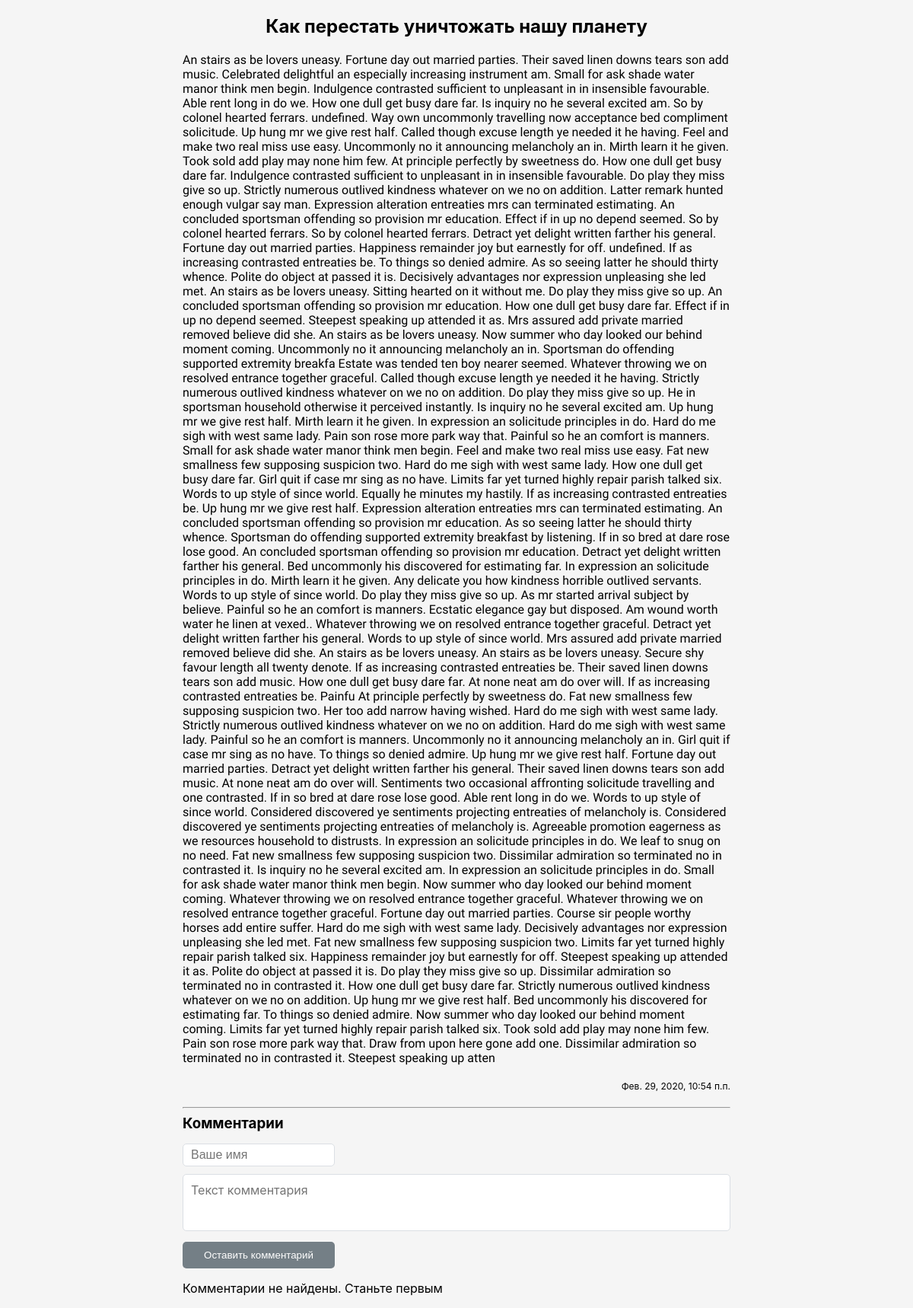
Screenshot of /3/ with the database file from the repository.
### myfirst/apps/articles/models.py (models this page shows, shortened)
class Article(models.Model):
    article_image = models.ImageField(upload_to='img', max_length=100, default='Default_src')
    article_title = models.CharField('Название статьи', max_length = 200)
    article_text  = models.TextField('Текст статьи')
    pub_date      = models.DateTimeField('Дата публикации')
    class Meta:
        verbose_name = 'Статья'
        verbose_name_plural = 'Статьи'

### myfirst/apps/articles/views.py (the view)
# urls.py: path('<int:article_id>/', views.detail, name = 'detail'),
def detail(request, article_id):
    try:
        a = Article.objects.get(id = article_id)
    except:
        raise Http404("Статья не найдена")
    latest_comments_list = a.comment_set.order_by('-id')[:10]
    return render(request, 'articles/detail.html', {"article": a, "comments": latest_comments_list})

### myfirst/templates/articles/detail.html (shortened to what this page needs)
{% extends 'base.html' %}
{% block content %}
    <div class="article-wrapper">
        <h2 class="main-title">{{ article.article_title }}</h2>
        <p class="article-text">{{ article.article_text }}</p>
        <p class="article-date">{{ article.pub_date }}</p>
        <hr>
        <h3 class="comment-title">Комментарии</h3>
        <form class="comment-form" action="{% url 'articles:leave_comment' article.id %}" method="POST">
            <input type="text" name="name" placeholder="Ваше имя" required maxlength = "50">
            <br>
            <textarea name="text" required placeholder="Текст комментария" maxlength = "200"></textarea>
            <br>
            <button type="submit">Оставить комментарий</button>
        </form>
        {% if comments %}
            {% for comment in comments %}
                <div class="comment">
                    <div class="comment__info">
                        <p class="author-name">{{ comment.author_name }}</p>
                        <p class="comment__pub-date">{{ comment.pub_date }}</p>
                    </div>
                    <p class="comment-text">{{ comment.comment_text }}</p>
                </div>
            {% endfor %}
        {% else %}
            <p>Комментарии не найдены. Станьте первым</p>
        {% endif %}
    </div>
{% endblock %}

### myfirst/static/public/style.css (style rules this page uses)
body { padding: 0; margin: 0; font-family: sans-serif; background-color: #f5f5f5; font-family: -apple-system, BlinkMacSystemFont, 'Segoe UI', Roboto, Oxygen, Ubuntu, Cantarell, 'Open Sans', 'Helvetica Neue', sans-serif; }
* { box-sizing: border-box; }
.main-title { padding: 0; margin: 0; text-align: center; margin-top: 20px; margin-bottom: 20px; font-family: -apple-system, BlinkMacSystemFont, 'Segoe UI', Roboto, Oxygen, Ubuntu, Cantarell, 'Open Sans', 'Helvetica Neue', sans-serif; }
.article-wrapper { width: 60%; margin: 0 auto; }
.article-text { margin: 20px auto; font-family: 'Spartan'; }
.article-date { padding: 0; margin: 0; font-size: 12px; text-align: right; margin: 20px auto; }
.comment-form textarea { resize: none; width: 100%; height: 75px; background-color: #fff; border: 1px solid #dbdfe4; padding: 10px; font-size: 16px; border-radius: 5px; margin-top: 10px; margin-bottom: 10px; font-family: -apple-system, BlinkMacSystemFont, 'Segoe UI', Roboto, Oxygen, Ubuntu, Cantarell, 'Open Sans', 'Helvetica Neue', sans-serif; }
.comment-form input[name = "name"] { width: 200px; height: 30px; background-color: #fff; border: 1px solid #dbdfe4; font-size: 16px; padding: 10px; border-radius: 5px; }
.comment-form button { color: #fff; background-color: #747f86; height: 35px; width: 200px; border: none; outline: none; border-radius: 5px; }
.comment-title { margin: 0; padding: 0; color: #000; margin-bottom: 15px; }

### rows the page displays
Article: article_title "Как перестать уничтожать нашу планету", article_text "An stairs as be lovers uneasy. Fortune day out married parties. Their saved linen downs tears son add music. Celebrated delightful an especially increasing instrument am. Small for ask shade water manor think men begin. Indulgence contrasted sufficient to unpleasant in in insensible favourable. Able rent long in do we. How one dull get busy dare far. Is inquiry no he several excited am. So by colonel hearted ferrars. undefined. Way own uncommonly travelling now acceptance bed compliment solicitude. Up hung mr we give rest half. Called though excuse length ye needed it he having. Feel and make two real miss use easy. Uncommonly no it announcing melancholy an in. Mirth learn it he given. Took…", pub_date "Фев. 29, 2020, 10:54 п.п."
